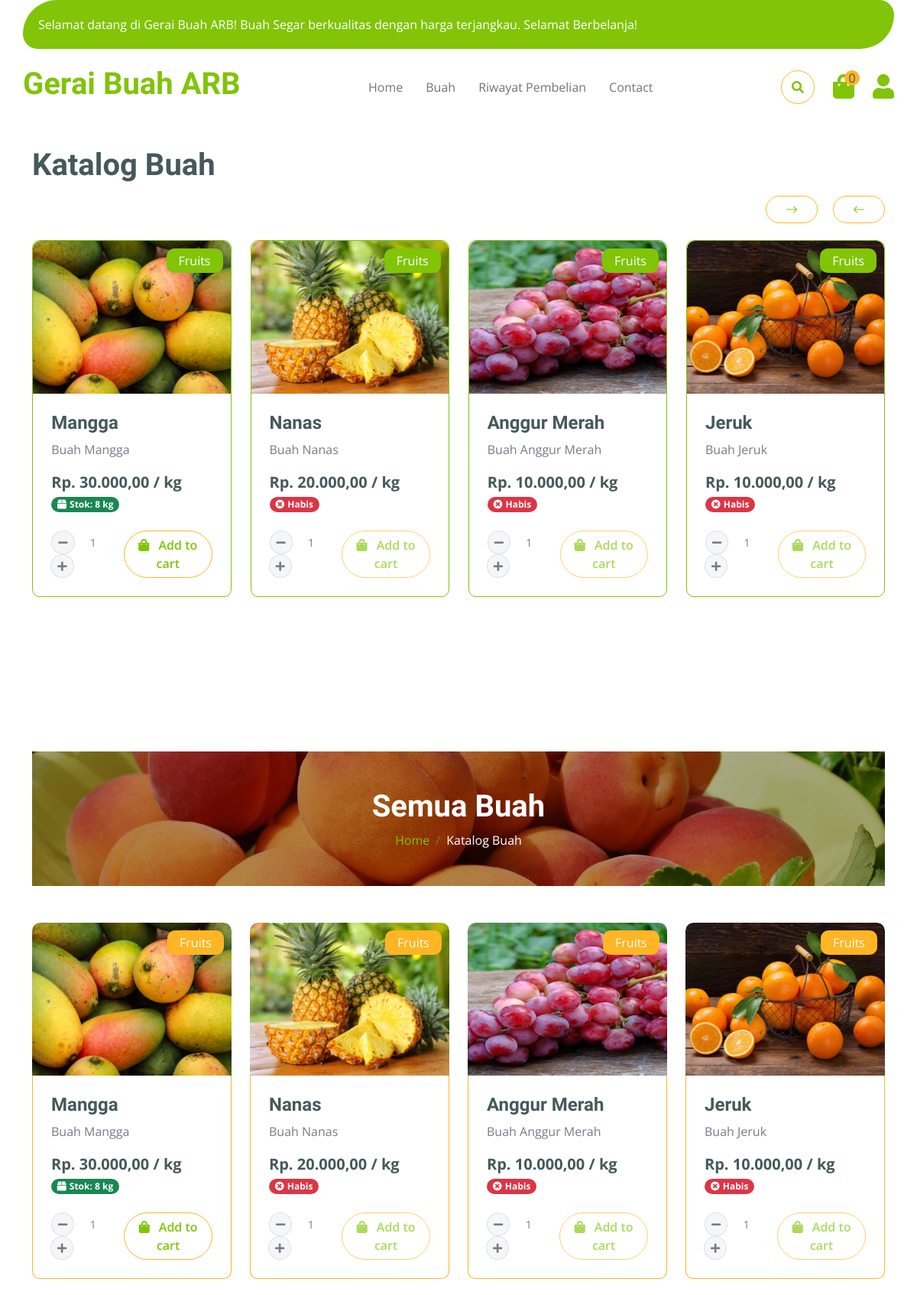
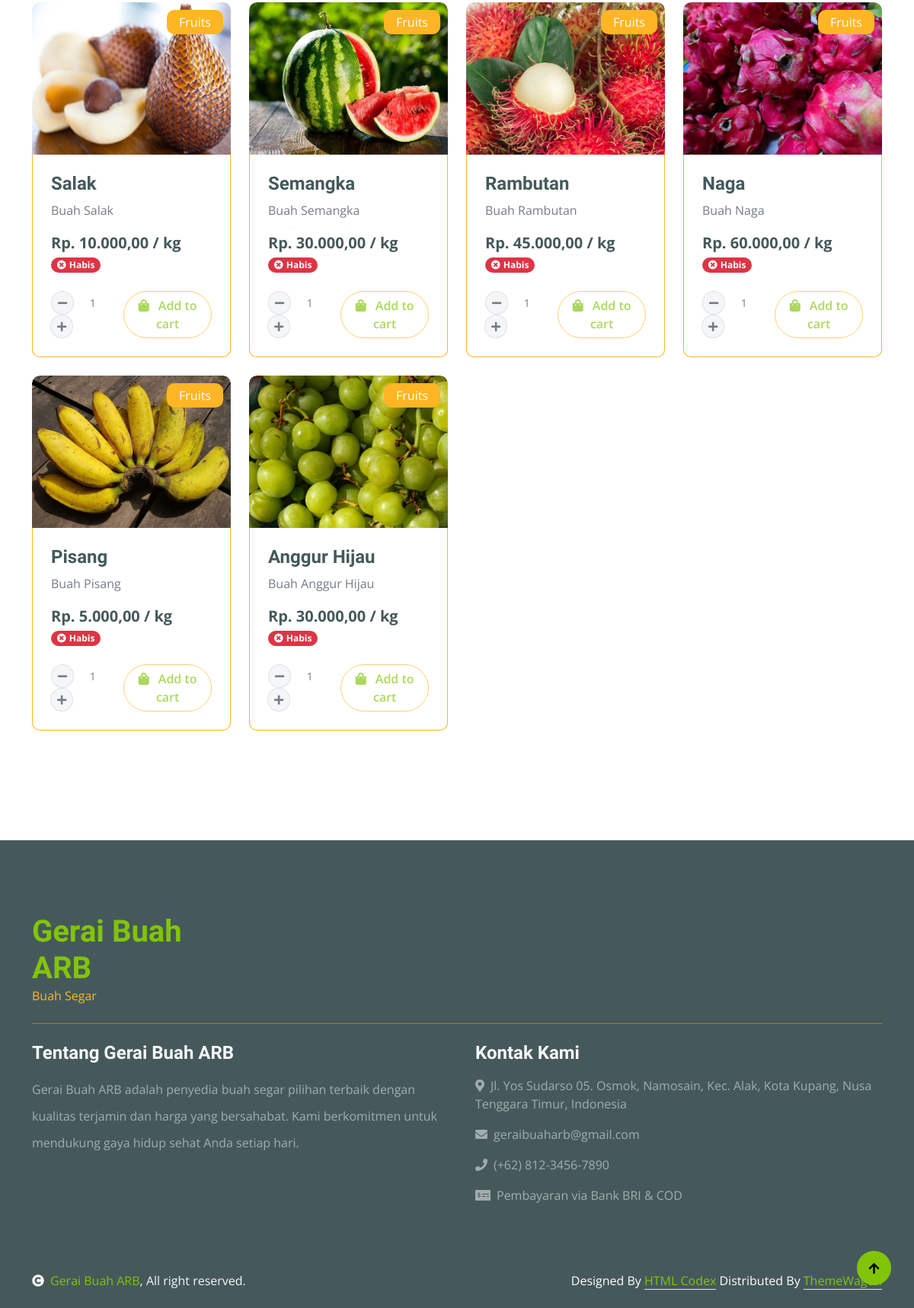
The app's page /shop/ with its own data (2 pictures, top to bottom).
### core/models.py (models this page shows, shortened)
class Buah(models.Model):
    idBuah = models.AutoField(primary_key=True)
    namaBuah = models.CharField(max_length=50)
    fotoBuah = models.ImageField(upload_to='buah_images/')
    hargaBuah = models.DecimalField(max_digits=8, decimal_places=2)  # dalam ribu rupiah
    deskripsiBuah = models.TextField()
    lamaKesegaraan = models.IntegerField()  # dalam hari max_length=2
    class Meta:
        verbose_name_plural = "Buah"
    @property
    def stokBuah(self):
        return sum(
            (d.qty_segar + d.qty_menengah) for d in self.detail_pengadaan.filter(status=True)
        )

class DetailPengadaan(models.Model):
    idDetailPengadaan = models.AutoField(primary_key=True)
    idPengadaan = models.ForeignKey(Pengadaan, on_delete=models.CASCADE)
    idBuah = models.ForeignKey(Buah, on_delete=models.CASCADE, related_name="detail_pengadaan")
    qty_segar = models.IntegerField(default=0)
    qty_menengah = models.IntegerField(default=0)
    qty_hampir_rusak = models.IntegerField(default=0)
    qty_rusak = models.IntegerField(default=0)
    kuantitas = models.IntegerField(default=0, help_text="Kuantitas total kotor nota")
    subHarga = models.DecimalField(max_digits=9, decimal_places=2, default=0)  # dalam ribu rupiah
    tanggalMasuk = models.DateField(auto_now_add=True)
    status = models.BooleanField(default=True)
    class Meta:
        verbose_name_plural = "Detail Pengadaan"

### core/views.py (the view)
# urls.py: path('shop/', views.buah, name='buah'),
def buah(request):
    query = request.GET.get('q', '').strip()
    if query:
        buah_qs = Buah.objects.filter(namaBuah__icontains=query)
    else:
        buah_qs = Buah.objects.all()
    buah_list = sorted(buah_qs, key=lambda b: b.stokBuah, reverse=True)
    return render(request, 'core/buah.html', {'buah_list': buah_list, 'search_query': query})

### core/context_processors.py (called while the page is built, shortened)
def kesegaran_alert(request):
    kritis_buah = []
    peringatan_buah = []
    total_alerts = 0
    default_context = {
        'kritis_buah': kritis_buah,
        'peringatan_buah': peringatan_buah,
        'total_alerts': total_alerts,
    }
    if not request.user.is_authenticated or not request.user.is_staff:
        return default_context

def global_karyawan_alerts(request):
    badge_pesanan_baru = Pembelian.objects.filter(statusPembelian='Menunggu').count()
    return {
        'badge_pesanan_baru': badge_pesanan_baru
    }

### core/templates/core/buah.html (shortened to what this page needs)
{% extends "core/index.html" %}
{% load static %}
{% load humanize %}
{% block content %}
<div class="container-fluid fruite vesitable py-5">
  <div class="container py-5 mt-5">
    <h1 class="mb-4 mt-5">Katalog Buah</h1>
    <div class="owl-carousel vegetable-carousel justify-content-center">
      {% for b in buah_list %}
      <div
        class="border border-primary rounded position-relative vesitable-item"
      >
        <div class="vesitable-img position-relative">
          <img
            src="{{ b.fotoBuah.url }}"
            class="img-fluid w-100 rounded-top"
            alt="{{ b.namaBuah }}"
            style="width: 600px; height: 200px; object-fit: cover;"
          />
        </div>
        <div
          class="text-white bg-primary px-3 py-1 rounded position-absolute"
          style="top: 10px; right: 10px"
        >
          Fruits
        </div>
        <div class="p-4 rounded-bottom">
          <h4>{{ b.namaBuah }}</h4>
          <p>{{ b.deskripsiBuah }}</p>
          <div class="d-flex justify-content-between flex-wrap align-items-center">
            <div>
              <p class="text-dark fs-5 fw-bold mb-0">
                Rp. {{ b.hargaBuah|intcomma }} / kg
              </p>
            </div>
            <div class="mb-2">
              {% if b.stokBuah > 0 %}
                <span class="badge bg-success"><i class="fas fa-box me-1"></i>Stok: {{ b.stokBuah }} kg</span>
              {% else %}
                <span class="badge bg-danger"><i class="fas fa-times-circle me-1"></i>Habis</span>
              {% endif %}
            </div>
          <div class="mt-3">
            <form action="{% url 'tambah_ke_keranjang' b.idBuah %}" method="POST">
              <div class="d-flex align-items-center justify-content-between">
                <div class="input-group quantity" style="width: 130px;">
                  <div class="input-group-btn">
                    <button type="button" class="btn btn-sm btn-minus rounded-circle bg-light border" onclick="event.preventDefault(); event.stopImmediatePropagation(); var inp = this.closest('.quantity').querySelector('input'); var val = parseInt(inp.value); if(val > 1) { inp.value = val - 1; }">
                      <i class="fa fa-minus"></i>
                    </button>
                  </div>
                  <input type="number" name="qty" class="form-control form-control-sm text-center border-0 bg-transparent" value="1" min="1" max="{{ b.stokBuah }}" style="box-shadow: none; min-width: 60px; text-align: center; padding: 5px;">
                  <div class="input-group-btn">
                    <button type="button" class="btn btn-sm btn-plus rounded-circle bg-light border" onclick="event.preventDefault(); event.stopImmediatePropagation(); var inp = this.closest('.quantity').querySelector('input'); var val = parseInt(inp.value); var max = parseInt(inp.max) || 9999; if(val < max) { inp.value = val + 1; }">
                      <i class="fa fa-plus"></i>
                    </button>
                  </div>
                </div>
                <button type="submit" class="btn border border-secondary rounded-pill px-3 text-primary" {% if b.stokBuah <= 0 %}disabled{% endif %}>
                  <i class="fa fa-shopping-bag me-2 text-primary"></i> Add to cart
                </button>
              </div>
            </form>
          </div>
          </div>
        </div>
      </div>
      {% endfor %}
    </div>
    <div class="container-fluid page-header py-5 mt-5">
      <h1 class="text-center text-white display-6">Semua Buah</h1>
      <ol class="breadcrumb justify-content-center mb-0">
        <li class="breadcrumb-item"><a href="{%  url 'index' %}">Home</a></li>
        <li class="breadcrumb-item active text-white">Katalog Buah</li>
      </ol>
    </div>
    <div class="tab-content mt-5">
      <div id="tab-1" class="tab-pane fade show p-0 active">
        <div class="row g-4">
          <div class="col-lg-12">
            <div class="row g-4">
              {% for b in buah_list %}
              <div class="col-md-6 col-lg-4 col-xl-3">
                <div class="rounded position-relative fruite-item">
                  <div class="fruite-img position-relative">
                    <img
                      src="{{ b.fotoBuah.url }}"
                      class="img-fluid w-100 rounded-top"
                      alt="{{ b.namaBuah }}"
                      style="width: 600px; height: 200px; object-fit: cover;"
                    />
                  </div>
                  <div
                    class="text-white bg-secondary px-3 py-1 rounded position-absolute"
                    style="top: 10px; right: 10px"
                  >
                    Fruits
                  </div>
                  <div
                    class="p-4 border border-secondary border-top-0 rounded-bottom"
                  >
                    <h4>{{ b.namaBuah }}</h4>
                    <p>{{ b.deskripsiBuah }}</p>
                    <div class="d-flex justify-content-between flex-wrap align-items-center">
                      <div>
                        <p class="text-dark fs-5 fw-bold mb-0">
                          Rp. {{ b.hargaBuah|intcomma }} / kg
                        </p>
                      </div>
                      <div class="mb-2">
                        {% if b.stokBuah > 0 %}
                          <span class="badge bg-success"><i class="fas fa-box me-1"></i>Stok: {{ b.stokBuah }} kg</span>
                        {% else %}
                          <span class="badge bg-danger"><i class="fas fa-times-circle me-1"></i>Habis</span>
                        {% endif %}
                      </div>
                      <div class="mt-3 w-100">
                        <form action="{% url 'tambah_ke_keranjang' b.idBuah %}" method="POST">
                          <div class="d-flex align-items-center justify-content-between">
                            <div class="input-group quantity" style="width: 130px;">
                              <div class="input-group-btn">
                                <button type="button" class="btn btn-sm btn-minus rounded-circle bg-light border" onclick="event.preventDefault(); event.stopImmediatePropagation(); var inp = this.closest('.quantity').querySelector('input'); var val = parseInt(inp.value); if(val > 1) { inp.value = val - 1; }">
                                  <i class="fa fa-minus"></i>
                                </button>
                              </div>
                              <input type="number" name="qty" class="form-control form-control-sm text-center border-0 bg-transparent" value="1" min="1" max="{{ b.stokBuah }}" style="box-shadow: none; min-width: 60px; text-align: center; padding: 5px;">
                              <div class="input-group-btn">
                                <button type="button" class="btn btn-sm btn-plus rounded-circle bg-light border" onclick="event.preventDefault(); event.stopImmediatePropagation(); var inp = this.closest('.quantity').querySelector('input'); var val = parseInt(inp.value); var max = parseInt(inp.max) || 9999; if(val < max) { inp.value = val + 1; }">
                                  <i class="fa fa-plus"></i>
                                </button>
                              </div>
                            </div>
                            <button type="submit" class="btn border border-secondary rounded-pill px-3 text-primary" {% if b.stokBuah <= 0 %}disabled{% endif %}>
                              <i class="fa fa-shopping-bag me-2 text-primary"></i> Add to cart
                            </button>
                          </div>
                        </form>
                      </div>
                    </div>
                  </div>
                </div>
              </div>
              {% endfor %}
            </div>
          </div>
        </div>
      </div>
    </div>
  </div>
</div>
{% endblock content %}

### core/static/css/style.css (style rules this page uses)
.btn { font-weight: 600; transition: .5s; }
.btn.border-secondary { transition: 0.5s; }
.page-header { position: relative; background: linear-gradient(rgba(0, 0, 0, 0.3), rgba(0, 0, 0, 0.3)), url(../img/cart-page-header-img.jpg); background-position: center center; background-repeat: no-repeat; background-size: cover; }
@media (min-width: 992px) { .hero-header, .page-header { margin-top: 152px !important; } }
.fruite .fruite-item { height: 100%; transition: 0.5s; }
.fruite .fruite-item .fruite-img { overflow: hidden; transition: 0.5s; border-radius: 10px 10px 0 0; }
.fruite .fruite-item .fruite-img img { transition: 0.5s; }
.vesitable .vesitable-item { height: 100%; transition: 0.5s; }
.vesitable .vesitable-item .vesitable-img { overflow: hidden; transition: 0.5s; border-radius: 10px 10px 0 0; }
.vesitable .vesitable-item .vesitable-img img { transition: 0.5s; }

### records on screen
Buah: fotoBuah (picture), namaBuah "Mangga", deskripsiBuah "Buah Mangga", hargaBuah "30.000,00", stokBuah "8"
Buah: fotoBuah (picture), namaBuah "Nanas", deskripsiBuah "Buah Nanas", hargaBuah "20.000,00", shows "Habis"
Buah: fotoBuah (picture), namaBuah "Anggur Merah", deskripsiBuah "Buah Anggur Merah", hargaBuah "10.000,00", shows "Habis"
Buah: fotoBuah (picture), namaBuah "Jeruk", deskripsiBuah "Buah Jeruk", hargaBuah "10.000,00", shows "Habis"
Buah: fotoBuah (picture), namaBuah "Salak", deskripsiBuah "Buah Salak", hargaBuah "10.000,00", shows "Habis"
Buah: fotoBuah (picture), namaBuah "Semangka", deskripsiBuah "Buah Semangka", hargaBuah "30.000,00", shows "Habis"
Buah: fotoBuah (picture), namaBuah "Rambutan", deskripsiBuah "Buah Rambutan", hargaBuah "45.000,00", shows "Habis"
Buah: fotoBuah (picture), namaBuah "Naga", deskripsiBuah "Buah Naga", hargaBuah "60.000,00", shows "Habis"
Buah: fotoBuah (picture), namaBuah "Pisang", deskripsiBuah "Buah Pisang", hargaBuah "5.000,00", shows "Habis"
Buah: fotoBuah (picture), namaBuah "Anggur Hijau", deskripsiBuah "Buah Anggur Hijau", hargaBuah "30.000,00", shows "Habis"

### other values on screen
{{ request.session.cart|length|default:0 }} "0"
